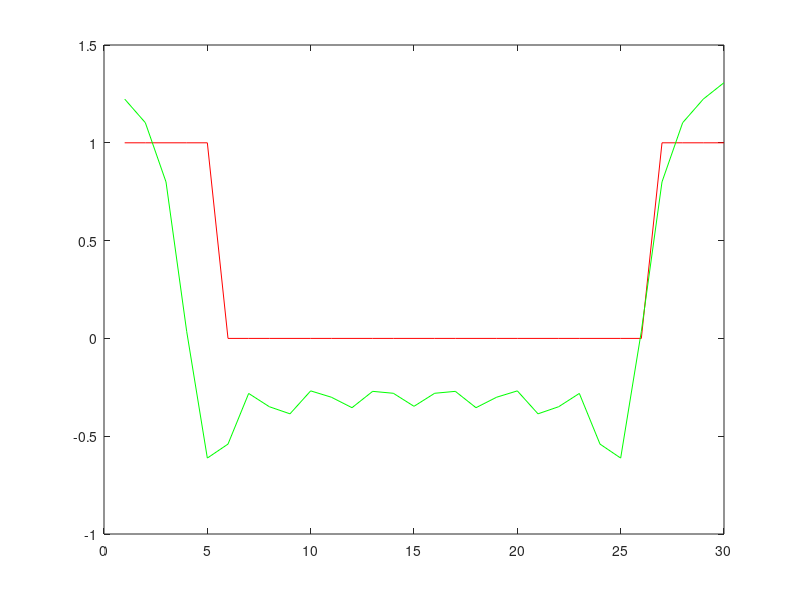

MATLAB code for this plot:
% Selbst programmierte DFT: die ersten 9 cos-Koeffizienten

f = [1 1 1 1 1 zeros(1,21) 1 1 1 1];
T = length(f);
a = zeros(1,9);

for k = 0:8,
    sc = 0;
    for t = 0:T-1,
        sc = sc + f(t+1) * cos(k*t*2*pi/T);
    end
    a(k+1) = 2 * sc / T;
end

a

plot(f, 'r-');
hold on;
f2 = zeros(1,T);
for t = 1:T,
    for k = 1:9,
        f2(t) = f2(t) + a(k)*cos(k*t*2*pi/T);
    end
end
plot(f2, 'g-');
hold off;
figure(1)
